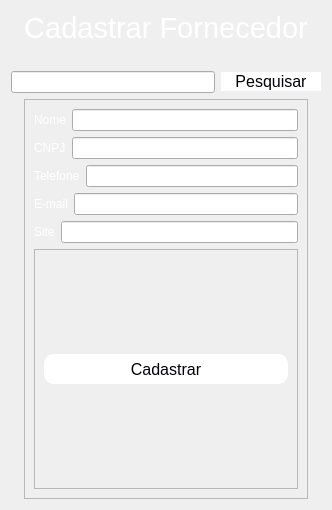
      <widget class="QWidget" name="page">
       <layout class="QVBoxLayout" name="verticalLayout_21">
        <item>
         <layout class="QHBoxLayout" name="horizontalLayout_33">
          <item>
           <widget class="QLabel" name="label_24">
            <property name="text">
             <string/>
            </property>
           </widget>
          </item>
          <item>
           <widget class="QLabel" name="label_27">
            <property name="text">
             <string>&lt;html&gt;&lt;head/&gt;&lt;body&gt;&lt;p align=&quot;center&quot;&gt;&lt;span style=&quot; font-size:22pt; color:#ffffff;&quot;&gt;Cadastrar Fornecedor&lt;/span&gt;&lt;/p&gt;&lt;/body&gt;&lt;/html&gt;</string>
            </property>
            <property name="alignment">
             <set>Qt::AlignCenter</set>
            </property>
           </widget>
          </item>
          <item>
           <widget class="QLabel" name="label_25">
            <property name="text">
             <string/>
            </property>
           </widget>
          </item>
         </layout>
        </item>
        <item>
         <widget class="QLabel" name="label_31">
          <property name="text">
           <string/>
          </property>
         </widget>
        </item>
        <item>
         <layout class="QHBoxLayout" name="horizontalLayout_26">
          <item>
           <widget class="QLineEdit" name="pes_cnpj_forn">
            <property name="maximumSize">
             <size>
              <width>850</width>
              <height>16777215</height>
             </size>
            </property>
            <property name="styleSheet">
             <string notr="true">color: rgb(255, 255, 255);</string>
            </property>
            <property name="placeholderText">
             <string>Digite o CPNJ do fornecedor...</string>
            </property>
           </widget>
          </item>
          <item>
           <widget class="QPushButton" name="btn_pes_cnpj">
            <property name="minimumSize">
             <size>
              <width>100</width>
              <height>0</height>
             </size>
            </property>
            <property name="cursor">
             <cursorShape>PointingHandCursor</cursorShape>
            </property>
            <property name="styleSheet">
             <string notr="true">QPushButton{
	color: rgb(0,0,10);
	background-color: #fff;
	border-radius: 10px;
	font-size: 16px;
}
QPushButton:hover{
	background-color: rgb(170,255,255);
	color:back;
}</string>
            </property>
            <property name="text">
             <string>Pesquisar</string>
            </property>
           </widget>
          </item>
         </layout>
        </item>
        <item>
         <layout class="QHBoxLayout" name="horizontalLayout_32">
          <item>
           <widget class="QLabel" name="label_19">
            <property name="text">
             <string/>
            </property>
           </widget>
          </item>
          <item>
           <widget class="QFrame" name="frame_10">
            <property name="minimumSize">
             <size>
              <width>0</width>
              <height>400</height>
             </size>
            </property>
            <property name="frameShape">
             <enum>QFrame::StyledPanel</enum>
            </property>
            <property name="frameShadow">
             <enum>QFrame::Raised</enum>
            </property>
            <layout class="QVBoxLayout" name="verticalLayout_14">
             <item>
              <layout class="QHBoxLayout" name="horizontalLayout_27">
               <item>
                <widget class="QLabel" name="label_22">
                 <property name="styleSheet">
                  <string notr="true">color: rgb(255, 255, 255);</string>
                 </property>
                 <property name="text">
                  <string>Nome</string>
                 </property>
                </widget>
               </item>
               <item>
                <widget class="QLineEdit" name="txt_cad_nome">
                 <property name="maximumSize">
                  <size>
                   <width>850</width>
                   <height>16777215</height>
                  </size>
                 </property>
                 <property name="styleSheet">
                  <string notr="true">color: rgb(255, 255, 255);</string>
                 </property>
                </widget>
               </item>
              </layout>
             </item>
             <item>
              <layout class="QHBoxLayout" name="horizontalLayout_31">
               <item>
                <widget class="QLabel" name="label_30">
                 <property name="styleSheet">
                  <string notr="true">color: rgb(255, 255, 255);</string>
                 </property>
                 <property name="text">
                  <string>CNPJ</string>
                 </property>
                </widget>
               </item>
               <item>
                <widget class="QLineEdit" name="txt_cad_cnpj">
                 <property name="maximumSize">
                  <size>
                   <width>850</width>
                   <height>16777215</height>
                  </size>
                 </property>
                 <property name="styleSheet">
                  <string notr="true">color: rgb(255, 255, 255);</string>
                 </property>
                </widget>
               </item>
              </layout>
             </item>
             <item>
              <layout class="QHBoxLayout" name="horizontalLayout_30">
               <item>
                <widget class="QLabel" name="label_29">
                 <property name="styleSheet">
                  <string notr="true">color: rgb(255, 255, 255);</string>
                 </property>
                 <property name="text">
                  <string>Telefone</string>
                 </property>
                </widget>
               </item>
               <item>
                <widget class="QLineEdit" name="txt_cad_telefone">
                 <property name="maximumSize">
                  <size>
                   <width>850</width>
                   <height>16777215</height>
                  </size>
                 </property>
                 <property name="styleSheet">
                  <string notr="true">color: rgb(255, 255, 255);</string>
                 </property>
                </widget>
               </item>
              </layout>
             </item>
             <item>
              <layout class="QHBoxLayout" name="horizontalLayout_28">
               <item>
                <widget class="QLabel" name="label_26">
                 <property name="styleSheet">
                  <string notr="true">color: rgb(255, 255, 255);</string>
                 </property>
                 <property name="text">
                  <string>E-mail</string>
                 </property>
                </widget>
               </item>
               <item>
                <widget class="QLineEdit" name="txt_cad_email">
                 <property name="maximumSize">
                  <size>
                   <width>850</width>
                   <height>16777215</height>
                  </size>
                 </property>
                 <property name="styleSheet">
                  <string notr="true">color: rgb(255, 255, 255);</string>
                 </property>
                </widget>
               </item>
              </layout>
             </item>
             <item>
              <layout class="QHBoxLayout" name="horizontalLayout_29">
               <item>
                <widget class="QLabel" name="label_28">
                 <property name="styleSheet">
                  <string notr="true">color: rgb(255, 255, 255);</string>
                 </property>
                 <property name="text">
                  <string>Site</string>
                 </property>
                </widget>
               </item>
               <item>
                <widget class="QLineEdit" name="txt_cad_site">
                 <property name="maximumSize">
                  <size>
                   <width>850</width>
                   <height>16777215</height>
                  </size>
                 </property>
                 <property name="styleSheet">
                  <string notr="true">color: rgb(255, 255, 255);</string>
                 </property>
                </widget>
               </item>
              </layout>
             </item>
             <item>
              <widget class="QFrame" name="frame_22">
               <property name="frameShape">
                <enum>QFrame::StyledPanel</enum>
               </property>
               <property name="frameShadow">
                <enum>QFrame::Raised</enum>
               </property>
               <layout class="QHBoxLayout" name="horizontalLayout_41">
                <item>
                 <widget class="QPushButton" name="btn_cad_forn">
                  <property name="minimumSize">
                   <size>
                    <width>0</width>
                    <height>30</height>
                   </size>
                  </property>
                  <property name="maximumSize">
                   <size>
                    <width>300</width>
                    <height>16777215</height>
                   </size>
                  </property>
                  <property name="font">
                   <font>
                    <pointsize>-1</pointsize>
                   </font>
                  </property>
                  <property name="cursor">
                   <cursorShape>PointingHandCursor</cursorShape>
                  </property>
                  <property name="styleSheet">
                   <string notr="true">QPushButton{
	color: rgb(0,0,10);
	background-color: #fff;
	border-radius: 10px;
	font-size: 16px;
}
QPushButton:hover{
	background-color: rgb(170,255,255);
	color:back;
}</string>
                  </property>
                  <property name="text">
                   <string>Cadastrar</string>
                  </property>
                 </widget>
                </item>
               </layout>
              </widget>
             </item>
            </layout>
           </widget>
          </item>
          <item>
           <widget class="QLabel" name="label_23">
            <property name="text">
             <string/>
            </property>
           </widget>
          </item>
         </layout>
        </item>
       </layout>
      </widget>
